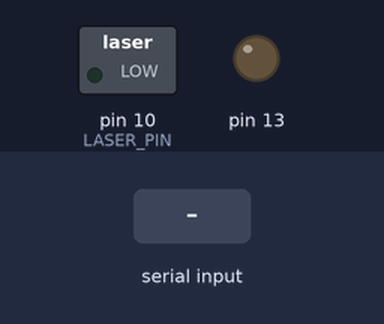
Bench run of a sketch on a simulated Arduino Uno, built with avr-gcc and run on an emulated ATmega328P. Parts: switched loads named in the sketch (green lamp = pin HIGH), output pins drawn as LEDs (lit = HIGH). The test bench sets the inputs (shaded band). What the sketch prints to the serial monitor is not drawn.

Above: at 1.2 s.
1.3 s: "1\n" received over Serial
At 2.23 s:
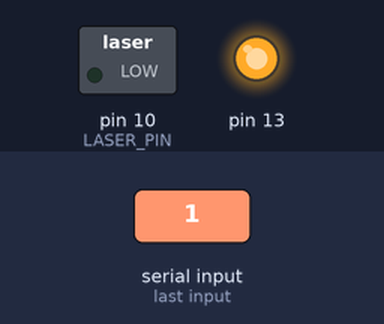
At 2.7 s:
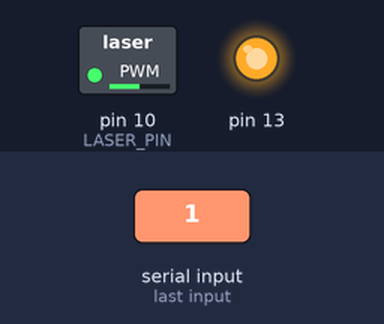
Timing chart, 0 to 9.8 s (numbered marks = the images above; inputs shaded):
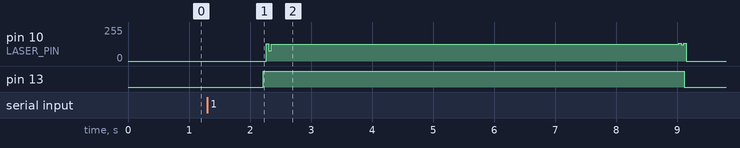

Measured:
- after the input at 1.3 s, pin 10 (LASER_PIN): 0/255 → 126/255 after 0.97 s, → 0/255 6.8 s later; pin 13: LOW → HIGH after 0.91 s, → LOW 6.9 s later

The sketch:

SenderBPPM.ino
```cpp
#define LASER_PIN 10

int waitMillis = 4;
double frequency = 1 / (waitMillis / 1000);

byte startCode[24];
byte stopCode[25];

int bufferSize = 5150;
//int lState = 0;

void laser(int state) {
  digitalWrite(LASER_PIN, state);
  //lState = state;
}

void sendMsg(uint8_t *input, int len) {
  digitalWrite(13, HIGH);
  // sent startcode
  for (int i = 0; i < 24; i++) {
    laser(startCode[i]);
    delay(waitMillis);
  }

  // send data package
  for (int i = 0; i < len; ++i) {
    switch (input[i]) {
      // binary PPM
      case 0:
        // pulse in second time slot represents 0
        laser(0);
        delay(waitMillis);
        laser(1);
        break;
      case 1:
        // pulse in first time slot represents 1
        laser(1);
        delay(waitMillis);
        laser(0);
        break;
      default:
        break;
    }
    delay(waitMillis);
  }

  // sent stopcode
  for (int i = 0; i < 25; i++) {
    switch (stopCode[i]) {
      // binary PPM
      case 0:
        // pulse in second time slot represents 0
        laser(0);
        delay(waitMillis);
        laser(1);
        break;
      case 1:
        // pulse in first time slot represents 1
        laser(1);
        delay(waitMillis);
        laser(0);
        break;
      default:
        break;
    }
    delay(waitMillis);
  }
  laser(0);
  digitalWrite(13, LOW);
}

void encode(char *cInput, int len, uint8_t *bytes) {
  // encodes sequence of chars in sequence of bits
  int counter = 0;
  for (int charIdx = 0; charIdx < len; ++charIdx) {
    for (int bitIdx = 7; bitIdx >= 0; --bitIdx) {
      bytes[counter] = (cInput[charIdx] >> bitIdx) & 1;
      Serial.print(bytes[counter]);
      ++counter;
    }
  }
}

void debug(uint8_t *bin, int len) {
  for (int i = 0; i < len; i++) {
    switch(bin[i]) {
      case 0:
        Serial.print("0");
        Serial.print("1");
        break;
      case 1:
        Serial.print("1");
        Serial.print("0");
        break;
    }
  }
  Serial.println("");
}

void setup() {
  Serial.begin(9600);
  pinMode(LASER_PIN, OUTPUT);
  pinMode(13, OUTPUT);

  startCode[0]  = 1;
  startCode[1]  = 0;
  startCode[2]  = 1;
  startCode[3]  = 0;
  startCode[4]  = 1;
  startCode[5]  = 0;
  startCode[6]  = 1;
  startCode[7]  = 0;
  startCode[8]  = 1;
  startCode[9]  = 0;
  startCode[10] = 1;
  startCode[11] = 0;
  startCode[12] = 1;
  startCode[13] = 0;
  startCode[14] = 1;
  startCode[15] = 0;
  startCode[16] = 1;
  startCode[17] = 0;
  startCode[18] = 1;
  startCode[19] = 0;
  startCode[20] = 0;
  startCode[21] = 0;
  startCode[22] = 0;
  startCode[23] = 0;

  stopCode[0]  = 0;
  stopCode[1]  = 0;
  stopCode[2]  = 0;
  stopCode[3]  = 0;
  stopCode[4]  = 0;
  stopCode[5]  = 1;
  stopCode[6]  = 0;
  stopCode[7]  = 1;
  stopCode[8]  = 0;
  stopCode[9]  = 1;
  stopCode[10] = 0;
  stopCode[11] = 1;
  stopCode[12] = 0;
  stopCode[13] = 1;
  stopCode[14] = 0;
  stopCode[15] = 1;
  stopCode[16] = 0;
  stopCode[17] = 1;
  stopCode[18] = 0;
  stopCode[19] = 1;
  stopCode[20] = 0;
  stopCode[21] = 1;
  stopCode[22] = 0;
  stopCode[23] = 1;
  stopCode[24] = 0;
}

void loop() {
  char inputBuffer[bufferSize];

  // fetch input from serial buffer
  while(!Serial.available());
  int i = 0;
  char temp;
  while((temp = Serial.read()) != '\n') {
    inputBuffer[i] = temp;
    ++i;
  }
  inputBuffer[i] = '\0';
  int bitLen = i * 8;

  // extract message from inputBuffer
  char userInput[i];
  for (int j = 0; j <= i; ++j) {
    userInput[j] = inputBuffer[j];
  }

  // encode message to binary
  uint8_t inputBin[bitLen];
  Serial.print("Message: '");
  Serial.print(userInput);
  Serial.print(" | ");
  encode(userInput, i, inputBin);
  Serial.print("'");

  // send message through fso
  sendMsg(inputBin, bitLen);
  Serial.print(" has been send.");
  Serial.print(" (");
  Serial.print(i);
  Serial.println(" Byte in size)");
  debug(inputBin, bitLen);
}
```
